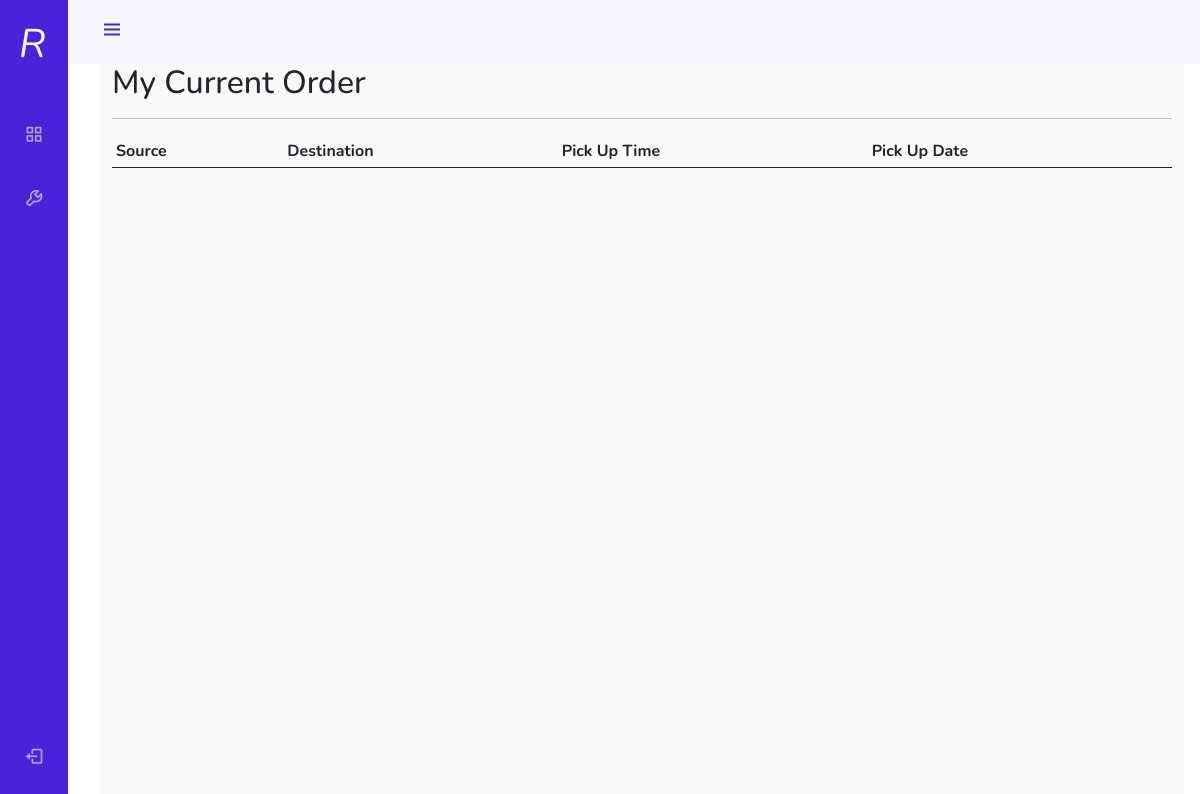
Page /rider/pending/ (signed in) on the earlier database version.
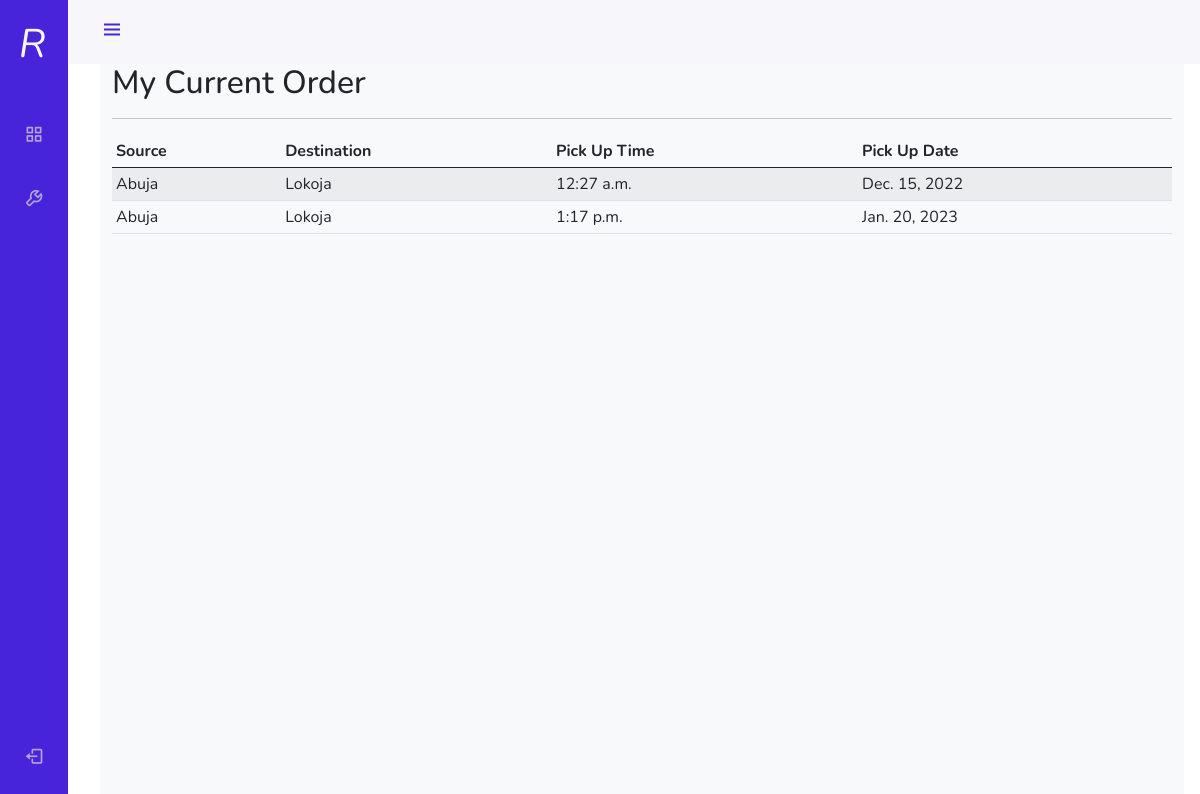
Same page on the later database version.
### orders/models.py (models this page shows, shortened)
class Orders(models.Model):
    ORDER_CHOICES = (
        ('pending', 'pending'),
        ('received', 'received'),
        ('completed', 'completed'),
        ('cancelled', 'cancelled')
    )
    booking_id = models.CharField(max_length=6, blank=True, null=True, unique=True)
    booker = models.ForeignKey(User, related_name='booker', on_delete = models.CASCADE)
    source = models.ForeignKey(Source, on_delete=models.CASCADE)
    destination = models.ForeignKey(Destination, on_delete=models.CASCADE)
    pick_up_time = models.TimeField(auto_now=False, auto_now_add=False)
    pick_up_date = models.DateField(auto_now=False, auto_now_add=False)
    address = models.TextField(max_length=50)
    order_status = models.CharField(choices=ORDER_CHOICES, default='pending', max_length=50)
    payed = models.BooleanField(default=False, null=True, blank=True)
    rider = models.ForeignKey(User, related_name='rider', on_delete=models.CASCADE, null=True, blank=True)
    price = models.IntegerField()

class Source(models.Model):
    name = models.CharField(max_length=50,unique=True, editable=False)
    def __str__(self):
        return self.name

class Destination(models.Model):
    name = models.CharField(max_length=50,unique=True, editable=False)
    def __str__(self):
        return self.name

### rider/views.py (the view)
# urls.py: path('pending/', views.pending_orders, name='pending_orders'),
def pending_orders(request):
    try:
        pending_order = Orders.objects.filter(rider = request.user, order_status="received")
    except Orders.DoesNotExist:
        pending_order = None
    context = {
        'order': pending_order
    }
    return render(request, 'rider/pendingorders.html', context)

### templates/rider/pendingorders.html (shortened to what this page needs)
{% extends 'base.html' %}
{% load crispy_forms_tags %}
{% load static %}
{% block content %}
<div class="container col-md-12">
    <h2>My Current Order</h2>
    <hr>
    <div class="table-responsive">
            <table class="table table-striped table-hover table-sm">
                <thead class="bg-default">
                <tr>
                    <th>Source</th>
                    <th>Destination</th>
                    <th>Pick Up Time</th>
                    <th>Pick Up Date</th>
                </tr>
                </thead>
                <tbody>
                {% for order in order %}
                <tr>
                    <td> {{order.source}}</td>
                    <td>{{order.destination}}</td>
                    <td>{{order.pick_up_time}}</td>
                    <td>{{order.pick_up_date}}</td>
                </tr>
                {% endfor %}
                </tbody>
            </table>
        </div>
        </div>
</div>
{% endblock content %}

### templates/base.html (shortened to what this page needs)
{% load static %}
{% load crispy_forms_tags %}
<!DOCTYPE html>
<html lang="en">
<head>
  <link href="https://cdn.jsdelivr.net/npm/bootstrap@5.0.0-beta1/dist/css/bootstrap.min.css" rel="stylesheet">
  <link href="https://cdn.jsdelivr.net/npm/boxicons@latest/css/boxicons.min.css" rel="stylesheet">
</head>
<body id = "body-pd">
    {% if not request.path == '/' %}
    {% include 'includes/header.html' %}
    {% include 'includes/sidebar.html' %}
    {% endif %}
    <div class="height-100 bg-light">
        {% block content %}
        {% endblock content %}
</body>
</html>

### templates/includes/header.html
 <header class="header bg-default" id="header">
    <div class="header_toggle"> <i class='bx bx-menu' id="header-toggle"></i> </div>
    <div class="header_img"> <img src="https://i.imgur.com/hczKIze.jpg" alt=""> </div>
</header>

### templates/includes/sidebar.html (shortened to what this page needs)
<div class="l-navbar" id="nav-bar">
    <nav class="nav">
        <div> <a href="#" class="nav_logo"> <i class='nav_logo-icon' style="font-size:40px; margin-top:-10px; margin-left:-5px">R</i> <span class="nav_logo-name">RideFree</span> </a>
            <div class="nav_list">
                {% if request.user.role == 3 %}
                    <a href="{% url 'booker-home' %}" class="nav_link {% if 'home' in request.get_full_path %}active{% endif %}">
                        <i class='bx bx-grid-alt nav_icon'></i>
                        <span class="nav_name">Dashboard</span>
                    </a>
                    <a href="{% url 'place' %}" class="nav_link {% if 'place-order' in request.get_full_path %}active{% endif %}">
                        <i class='bx bx-mouse nav_icon'></i>
                        <span class="nav_name">Book a Ride</span>
                    </a>
                    <a href="{% url 'manage-orders' %}" class="nav_link {% if 'manage' in request.get_full_path %}active{% endif %}">
                        <i class='bx bx-message-square-detail nav_icon'></i>
                        <span class="nav_name">My Orders</span>
                    </a>
                    <a href="{% url 'update-profile' %}" class="nav_link {% if 'profile' in request.get_full_path %}active{% endif %}">
                        <i class='bx bx-user nav_icon'></i>
                        <span class="nav_name">Profile</span>
                    </a>
                {% else %}
                    <a href="{% url 'rider-home' %}" class="nav_link {% if 'home' in request.get_full_path %}active{% endif %}">
                        <i class='bx bx-grid-alt nav_icon'></i>
                    </a>
                {% endif %}
                <a href="{% url 'change-password' %}" class="nav_link {% if 'change' in request.get_full_path %}active{% endif %}"> <i class='bx bx-wrench nav_icon'></i>
                    <span class="nav_name">Settings</span></a>
                </div>
                </div>
                <a href="{% url 'logout' %}" class="nav_link"> <i class='bx bx-log-out nav_icon'></i> <span class="nav_name">SignOut</span> </a>
        </div>

### templates/base.html (style rules this page uses)
:root { --header-height: 3rem; --nav-width: 68px; --first-color: #4723D9; --first-color-light: #AFA5D9; --white-color: #F7F6FB; --body-font: 'Nunito', sans-serif; --normal-font-size: 1rem; --z-fixed: 100 }
body { position: relative; margin: var(--header-height) 0 0 0; padding: 0 1rem; font-family: var(--body-font); font-size: var(--normal-font-size); transition: .5s }
a { text-decoration: none }
.header { width: 100%; height: var(--header-height); position: fixed; top: 0; left: 0; display: flex; align-items: center; justify-content: space-between; padding: 0 1rem; background-color: var(--white-color); z-index: var(--z-fixed); transition: .5s }
.header_toggle { color: var(--first-color); font-size: 1.5rem; cursor: pointer }
.header_img { width: 35px; height: 35px; display: flex; justify-content: center; border-radius: 50%; overflow: hidden }
.header_img img { width: 40px }
.l-navbar { position: fixed; top: 0; left: -30%; width: var(--nav-width); height: 100vh; background-color: var(--first-color); padding: .5rem 1rem 0 0; transition: .5s; z-index: var(--z-fixed) }
.nav { height: 100%; display: flex; flex-direction: column; justify-content: space-between; overflow: hidden }
.nav_logo, .nav_link { display: grid; grid-template-columns: max-content max-content; align-items: center; column-gap: 1rem; padding: .5rem 0 .5rem 1.5rem }
.nav_logo { margin-bottom: 2rem }
.nav_logo-icon { font-size: 1.25rem; color: var(--white-color) }
.nav_link { position: relative; color: var(--first-color-light); margin-bottom: 1.5rem; transition: .3s }
.nav_icon { font-size: 1.25rem }
.height-100 { height: 100vh }
@media screen and (min-width: 768px) { body { margin: calc(var(--header-height) + 1rem) 0 0 0; padding-left: calc(var(--nav-width) + 2rem) } }
@media screen and (min-width: 768px) { .header { height: calc(var(--header-height) + 1rem); padding: 0 2rem 0 calc(var(--nav-width) + 2rem) } }
@media screen and (min-width: 768px) { .header_img { width: 40px; height: 40px } }
@media screen and (min-width: 768px) { .header_img img { width: 45px } }
@media screen and (min-width: 768px) { .l-navbar { left: 0; padding: 1rem 1rem 0 0 } }

Differences in the rows shown:
added Orders: source "Abuja", destination "Lokoja", pick_up_time "12:27 a.m.", pick_up_date "Dec. 15, 2022"
added Orders: source "Abuja", destination "Lokoja", pick_up_time "1:17 p.m.", pick_up_date "Jan. 20, 2023"
